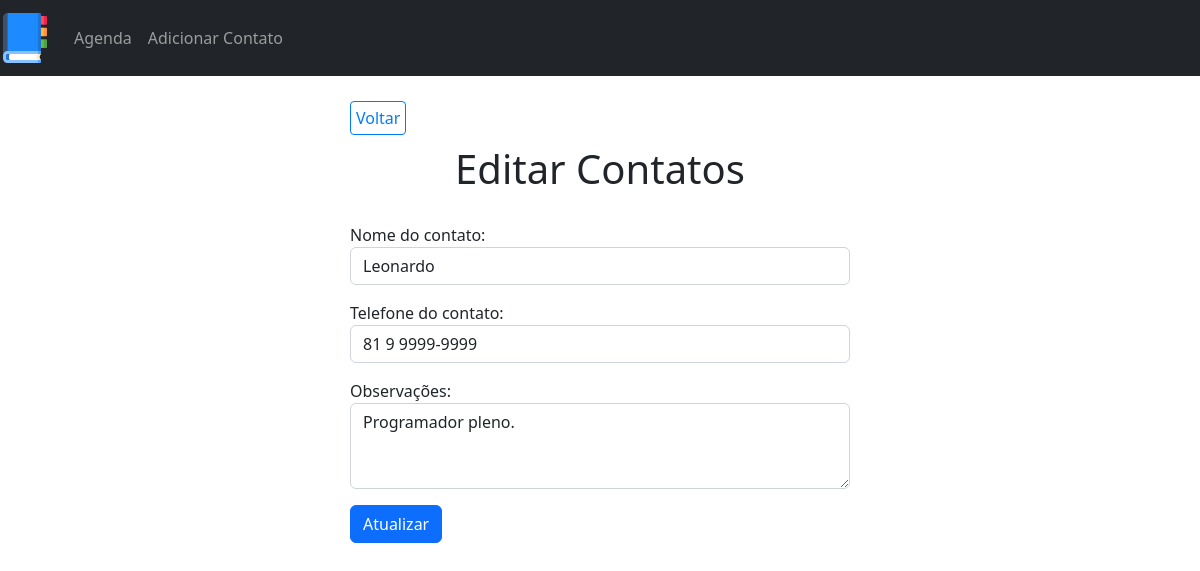
Page /edit.php?id=15 on the committed database.
### tables this page shows
CREATE TABLE `contacts` (
  `id` int(10) unsigned NOT NULL AUTO_INCREMENT,
  `name` varchar(150) DEFAULT NULL,
  `fone` varchar(20) DEFAULT NULL,
  `observation` text DEFAULT NULL,
  PRIMARY KEY (`id`)
);

### config/url.php (called while the page is built)
<?php
$BASE_URL = "http://".$_SERVER['SERVER_NAME'] . dirname($_SERVER['REQUEST_URI'] . '?') . '/';

### config/process.php (called while the page is built, shortened)
<?php
include_once("connection.php");
include_once("url.php");
$data = $_POST;
if(!empty($data)){
    if($data["type"] === "create" ){
        $name = $data["name"];
        $fone = $data["fone"];
        $observation = $data["observation"];
        $query = "INSERT INTO contacts (name, fone, observation) VALUES (:name, :fone, :observation)";
        $stmt = $conn->prepare($query);
        $stmt->bindParam(":name", $name);
        $stmt->bindParam(":fone", $fone);
        $stmt->bindParam(":observation", $observation);
        try {
            $stmt->execute();
            $_SESSION["msg"]="Contato Criado com sucesso!";
        }catch(PDOException $e){
            $error = $e->getMessage();
            echo "Error: " . $error;
        }
    } else if($data["type"] === "edit"){
        $name = $data["name"];
        $fone = $data["fone"];
        $observation = $data["observation"];
        $id = $data["id"];
        $query = "UPDATE contacts
                  SET name = :name, fone = :fone, observation = :observation
                  WHERE id = :id";
        $stmt = $conn->prepare($query);
        $stmt->bindParam(":name", $name);
        $stmt->bindParam(":fone", $fone);
        $stmt->bindParam(":observation", $observation);
        $stmt->bindParam(":id", $id);
        try {
            $stmt->execute();
            $_SESSION["msg"]="Contato Atualizado com sucesso!";
        }catch(PDOException $e){
            $error = $e->getMessage();
            echo "Error: " . $error;
        }
    } else if($data["type"] === "delete"){
        $id = $data["id"];
        $query = "DELETE FROM contacts WHERE id = :id";
        $stmt = $conn->prepare($query);
        $stmt->bindParam(":id", $id);
        try {
            $stmt->execute();
            $_SESSION["msg"]="Contato Deletado com sucesso!";
        }catch(PDOException $e){
            $error = $e->getMessage();
            echo "Error: " . $error;
        }
    }
    header("Location:" . $BASE_URL . "../index.php");
}else{
    if(!empty($_GET)){
        $id = $_GET["id"];
    }
    if(!empty($id)){
        $query = "SELECT * FROM contacts WHERE id = :id";
        $stmt = $conn->prepare($query);
        $stmt -> bindParam(":id", $id);
        $stmt -> execute();
        $contact = $stmt -> fetch();
    }else{
        $contacts = [];
        $query = "SELECT * FROM contacts";
        $stmt = $conn->prepare($query);
        $stmt->execute();
        $contacts = $stmt->fetchAll();
    }
}

### edit.php (the view, shortened to what this page needs)
<?php
include_once("templates/header.php");
?>
<div class="container">
    <?php include_once("templates/backbtn.php"); ?>
    <h1 id="main-title">Editar Contatos</h1>
    <form id="create-form" action="<?= $BASE_URL ?>config/process.php" method="POST">
        <div class="form-grounp mt-3">
            <label for="name">Nome do contato:</label>
            <input type="text" class="form-control" id="name" name="name" placeholder="Digite o Nome" value="<?= $contact["name"] ?>" required>
        </div>
        <div class="form-grounp mt-3">
            <label for="fone">Telefone do contato:</label>
            <input type="text" class="form-control" id="fone" name="fone" placeholder="Digite o Telefone" value="<?= $contact["fone"] ?>" required>
        </div>
        <div class="form-grounp mt-3">
            <label for="ation">Observações:</label>
            <textarea type="text" class="form-control" id="observation" name="observation" placeholder="Insira as Observação" rows="3" ><?= $contact["observation"] ?></textarea>
        </div>
        <button type="submit" class="btn btn-primary mt-3">Atualizar</button>
    </form>
</div>
<?php
include_once("templates/footer.php");
?>

### css/styles.css (style rules this page uses)
#main-title { text-align: center; margin: 15px 0 30px; }

### css/create/styles.css (style rules this page uses)
#create-form { max-width: 500px; margin: 0 auto; }

### rows in the picture
contacts: name "Leonardo", fone "81 9 9999-9999", observation "Programador pleno."
